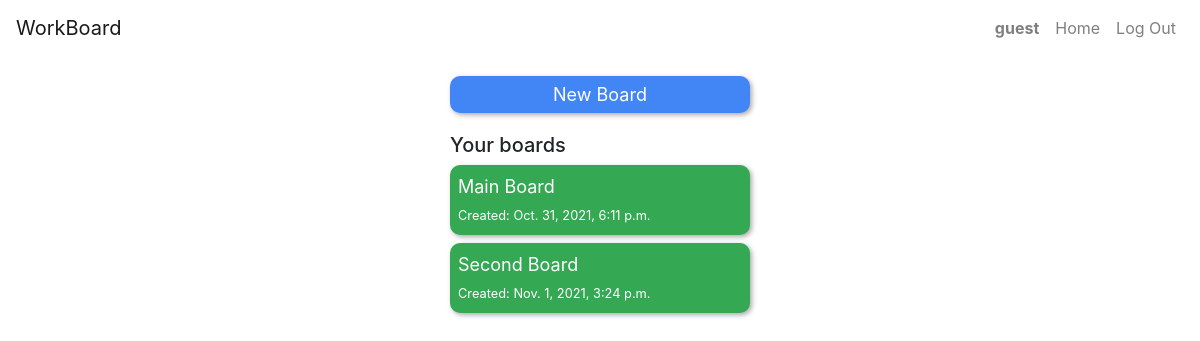
The page /workboard/ (signed in) on the database as committed earlier.
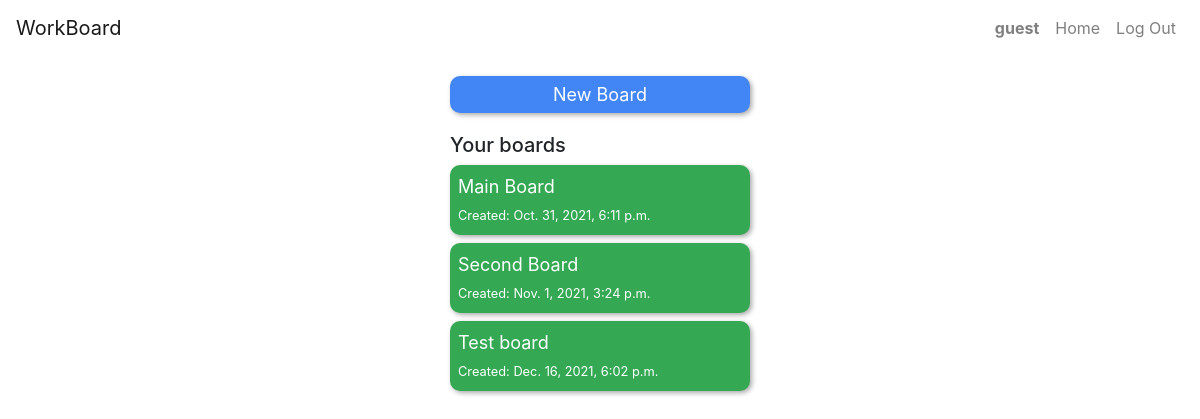
The same page on the database as committed later.
### landing_page/models.py (models this page shows, shortened)
class User(AbstractUser):
    number_of_followers = models.IntegerField(default=0)
    number_of_followings = models.IntegerField(default=0)

### workboard/models.py (models this page shows, shortened)
class Board(models.Model):
	creator = models.ForeignKey(User, on_delete=models.CASCADE, related_name='boards')	# related name: User.maps
	title = models.CharField(max_length=50)
	description = models.TextField(blank=True)
	public_visibility = models.BooleanField(default=False)
	archived = models.BooleanField(default=False)
	timestamp = models.DateTimeField(auto_now_add=True)

### workboard/views.py (the view)
# urls.py: path("", views.index, name="index"),
def index(request):
	if request.user.is_authenticated:
		logged_user = User.objects.get(pk=request.user.id)
		personal_boards = Board.objects.filter(creator=logged_user, archived=False)
		archived_boards = Board.objects.filter(creator=logged_user, archived=True)
		return render(request, 'workboard/index.html', {
			'personal_boards': personal_boards,
			'archived_boards': archived_boards
		})
	else:	# Redirect to the login page
		return HttpResponseRedirect(reverse('login'))

### workboard/templates/workboard/index.html (shortened to what this page needs)
{% extends 'workboard/layout.html' %}
{% load static %}
{% block body %}
{% if user.is_authenticated %}
<div class="flex-container">
	<div class="flexbox-item">
		<div id="new-board-btn">
			<button id="create-board-form-btn">New Board</button>
		</div>
		<div id="more-boards">
			<h5>Your boards</h5>
			<ul class="boards-list">
				{% for board in personal_boards %}
					<li>
						<a href="{% url 'workboard:board-page' board.id %}">
							<button class="active-list-item">{{ board.title }}<br><span class="timestamp">Created: {{ board.timestamp }}</span></button>
						</a>
					</li>
				{% empty %}
					<li>You don't have any active boards.</li>
				{% endfor%}
			</ul>
{% endif %}
		</div>
	</div>
</div>
{% endblock %}

### workboard/templates/workboard/layout.html (shortened to what this page needs)
{% load static %}
<!DOCTYPE html>
<html lang="en">
	<head>
		<link rel="stylesheet" href="https://stackpath.bootstrapcdn.com/bootstrap/4.4.1/css/bootstrap.min.css">
		<link rel="stylesheet" href="{% static 'workboard/styles.css' %}">
	</head>
	<body>
		<nav class="navbar navbar-expand navbar-light">
			<span class="navbar-brand">WorkBoard</span>
			<ul class="navbar-nav ml-auto">
				{% if user.is_authenticated %}
					<li class="nav-item">
						<a class="nav-link text-center"><strong>{{ user.username }}</strong></a>
					</li>
					<li class="nav-item">
						<a class="nav-link" href="{% url 'workboard:guest-view' %}" title="View Projects">Home</a>
					</li>
					<li id="log-out" class="nav-item">
						<a class="nav-link" href="{% url 'workboard:logout' %}" title="End session">Log Out</a>
					</li>
				{% endif %}
			</ul>
		</nav>
		{% block body %}
		{% endblock %}
	</body>
</html>

### workboard/static/workboard/styles.css (style rules this page uses)
body { background-color: white; }
.flex-container { display: flex; justify-content: space-around; }
#create-board-form-btn { width: 300px; padding: 5px; margin: 20px 0px; border: none; border-radius: 10px; font-size: large; color: white; background-color: #4285F4; box-shadow: 2px 2px 5px #aaaaaa; }
.boards-list { padding: 0; list-style: none; }
.active-list-item { background-color: #34A853; }
.boards-list button { color: white; font-size: large; text-align: left; margin-bottom: 8px; padding: 8px; width: 100%; border: none; border-radius: 10px; box-shadow: 2px 2px 5px #aaaaaa; }
.timestamp { font-size: 0.8rem; }

Rows that differ between the two databases and show on the page:
added Board: title "Test board", timestamp "Dec. 16, 2021, 6:02 p.m."
